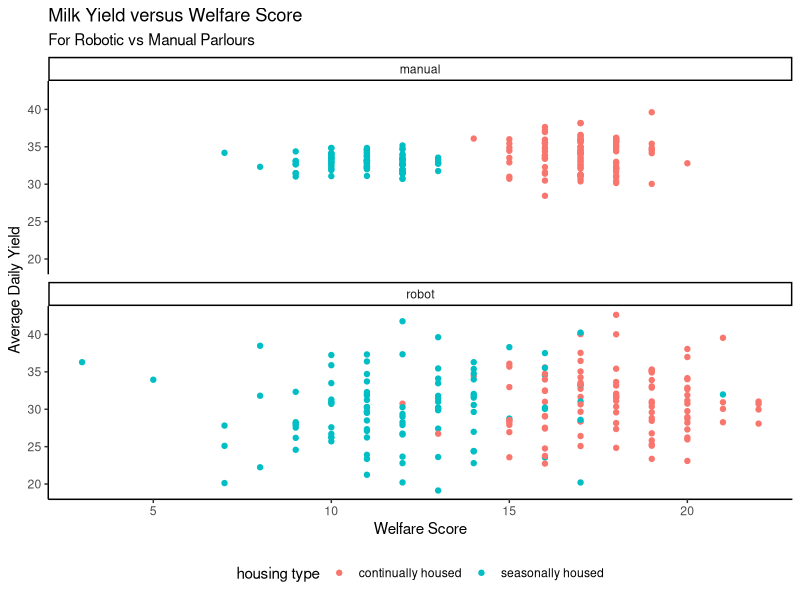
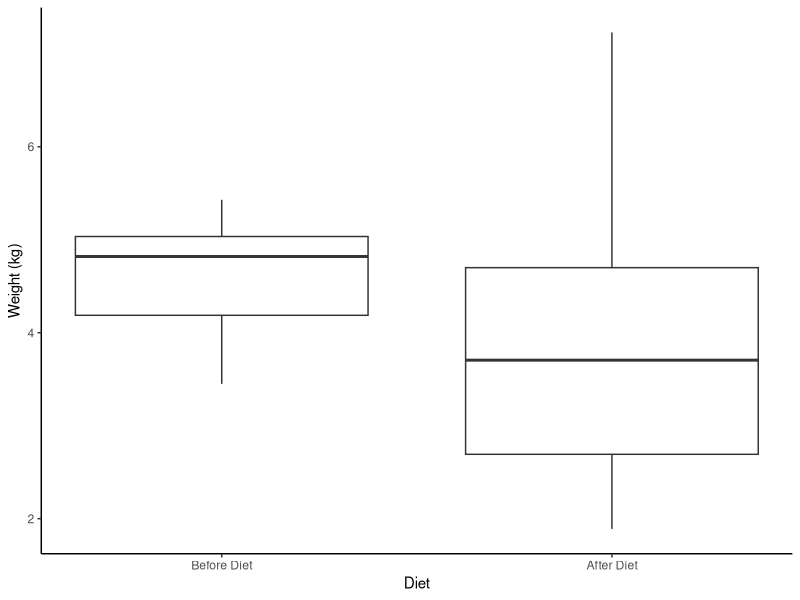

Reproduce these figures in R, in order.
## ---- chunk 1
#| eval: TRUE


library(tidyverse)

cows <- readxl::read_excel("cows.xlsx") |> 
  mutate(parlour = as.factor(parlour),
         `housing type` = as.factor(`housing type`))


cows |> 
  ggplot(aes(x = `Welfare Score`, y= `Average Daily Yield`, colour = `housing type`)) +
  geom_point() +
  theme_classic() +
  labs(x  = "Welfare Score", y = "Average Daily Yield",
       title = "Milk Yield versus Welfare Score",
       subtitle = "For Robotic vs Manual Parlours") +
  facet_wrap(facets = ~parlour, ncol = 1) +
  theme(legend.position = "bottom")

## ---- chunk 2
#| eval: true
cows |> 
  summarise(mean_yield = mean(`Average Daily Yield`),
            sd_yield = sd(`Average Daily Yield`))


t.test(cows$`Average Daily Yield`, mu = 28)

## ---- chunk 3
#| eval: true



diet <- tibble (before = c(5.04, 4.63, 4.04, 5.10, 5.43, 4.83, 3.45, 3.49, 5.02, 4.81),
                after = c( 4.78, 2.49, 4.46, 2.03, 5.13, 7.23, 3.50, 1.89, 3.30, 3.91))


diet |> 
  ggplot(aes(y = before)) +
  geom_boxplot() +
  geom_boxplot(aes(y = after, x =1)) +
  theme_classic() +
  scale_x_continuous(labels =c("Before Diet", "After Diet"), breaks = c(0,1)) +
  labs(x = "Diet", y = "Weight (kg)")



diet |> 
  summarise(before_mean = mean(before),
            after_mean = mean(after),
            before_sd = sd(before),
            after_sd = sd(after))


t.test(diet$before, diet$after, paired = TRUE, alternative = "two.sided")

## ---- chunk 4
#| eval: true



model1 <-  aov(`Average Daily Yield` ~ parlour +  `housing type`, data = cows)
summary(model1)

## ---- chunk 5
#| eval: true

model2 <- lm(`Average Daily Yield` ~ parlour +  `housing type`, data = cows)
summary(model2)

## ---- chunk 6
#| eval: true
cor.test(cows$`Average Daily Yield`, cows$`Welfare Score`)


## ---- chunk 7
#| eval: true


## ---- chunk 8

#| eval: true


model4 <- glm(`Average Daily Yield` ~ `Welfare Score` 
              + `housing type` + parlour, data = cows)
summary(model4)


## ---- chunk 9
#| eval: true

binom.test(x = 3, n = 20, p = 0.18, alternative = "two.sided")

